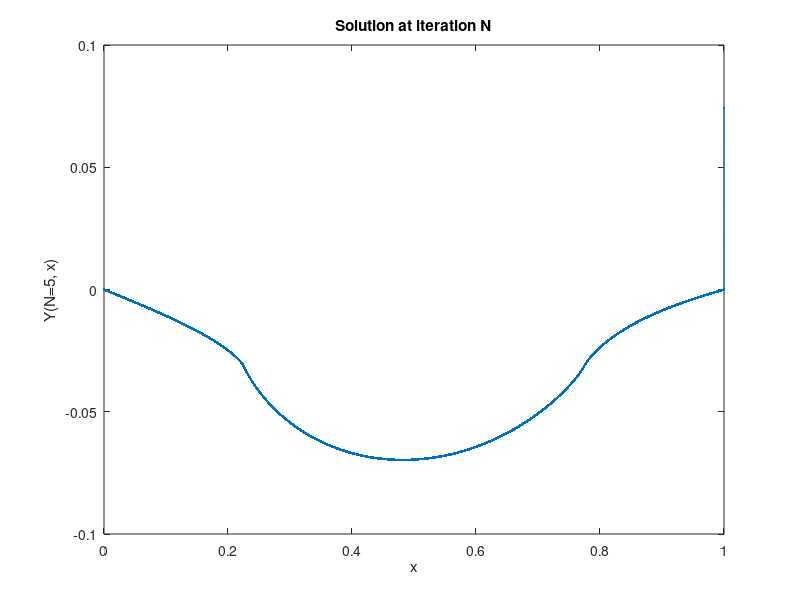

Reproduce this figure in MATLAB.
clear; clc;

% Parameters
T = 1;
M = 10000;
N = 5;
h = T / M;

% Grid
x = linspace(0, T, M+1).';

% Model parameters
r = 0.76129;
s = 0.03119;
k = 2;
delta = 5;
beta = 5;
ggamma = 1;

% Initial condition
Y = zeros(N+1, M+1);
Y(1, :) = delta / beta;

% Precompute A[i], C[i] for i = 1..M-1
i_int = (1:M-1).';
A = 1/h^2 + k ./ (2*h*x(i_int+1));  
C = 1/h^2 - k ./ (2*h*x(i_int+1));   
C_M = -ggamma / h;                  

% Iterations n = 1..N
for n_idx = 2:(N+1)
    B = zeros(M,1);
    Ym1_i = Y(n_idx-1, 2); 
    B(1) = -2/h^2 - r*s / ((Ym1_i + s)^2) + C(1);
    Ym1_mid = Y(n_idx-1, 3:M); 
    B(2:M-1) = -2/h^2 - r*s ./ ((Ym1_mid + s).^2);
    B(M) = beta + ggamma / h;
    P = zeros(M,1);
    Yi = Y(n_idx-1, 2:M);                
    P(1:M-1) = r * ((Yi ./ (Yi + s)).^2);
    P(M) = delta;
    mainDiag = B;                          
    superDiag_full = [A; 0];              
    subDiag_full   = [0; C(2:end); C_M];  

    F = spdiags([subDiag_full, mainDiag, superDiag_full], [-1, 0, 1], M, M);

    %Solve F * W = P
    W = F \ P;
    Y(n_idx, 2:end) = W(:).';
    Y(n_idx, 1)     = Y(n_idx, 2);
end

%Residuals R[n,i] for i=1..M-1 (interior)
R = NaN(N, M-1);
for n = 1:N
    ni = n + 1;      
    cols = 2:M;     

    Ym = Y(ni, cols-1);
    Yc = Y(ni, cols);
    Yp = Y(ni, cols+1);

    xi = (x(cols)).';    

    term1 = (Yp - 2*Yc + Ym) / h^2;
    term2 = k * (Yp - Ym) ./ (2*h) ./ xi; 
    term3 = r * Yc ./ (s + Yc);

    R(n, :) = term1 + term2 - term3;
end

% RR[n] = max_i |R[n,i]|
RR = max(abs(R), [], 2);

% Print RR values
fprintf('RR values:\n');
for n = 1:N
    fprintf('RR[%d] = %.16g\n', n, RR(n));
end

% Plot: (x[i], Y[N, i]) for i=0..M
figure;
plot(x, Y(end, :), '.-');
xlabel('x'); ylabel(sprintf('Y(N=%d, x)', N));
title('Solution at iteration N');

